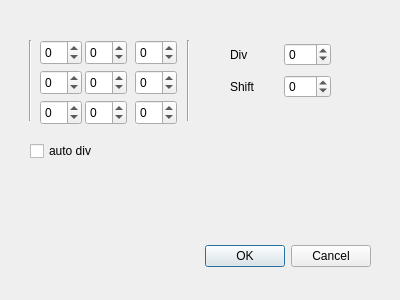
<?xml version="1.0" encoding="UTF-8"?>
<ui version="4.0">
 <class>matrixSetup</class>
 <widget class="QDialog" name="matrixSetup">
  <property name="geometry">
   <rect>
    <x>0</x>
    <y>0</y>
    <width>400</width>
    <height>300</height>
   </rect>
  </property>
  <property name="windowTitle">
   <string>Dialog</string>
  </property>
  <widget class="QDialogButtonBox" name="buttonBox">
   <property name="geometry">
    <rect>
     <x>30</x>
     <y>240</y>
     <width>341</width>
     <height>32</height>
    </rect>
   </property>
   <property name="orientation">
    <enum>Qt::Horizontal</enum>
   </property>
   <property name="standardButtons">
    <set>QDialogButtonBox::Cancel|QDialogButtonBox::Ok</set>
   </property>
  </widget>
  <widget class="QSpinBox" name="a00">
   <property name="geometry">
    <rect>
     <x>40</x>
     <y>40</y>
     <width>42</width>
     <height>25</height>
    </rect>
   </property>
   <property name="minimum">
    <number>-99</number>
   </property>
  </widget>
  <widget class="QSpinBox" name="a01">
   <property name="geometry">
    <rect>
     <x>85</x>
     <y>40</y>
     <width>42</width>
     <height>25</height>
    </rect>
   </property>
   <property name="minimum">
    <number>-99</number>
   </property>
  </widget>
  <widget class="QSpinBox" name="a02">
   <property name="geometry">
    <rect>
     <x>135</x>
     <y>40</y>
     <width>42</width>
     <height>25</height>
    </rect>
   </property>
   <property name="minimum">
    <number>-99</number>
   </property>
  </widget>
  <widget class="QSpinBox" name="a10">
   <property name="geometry">
    <rect>
     <x>40</x>
     <y>70</y>
     <width>42</width>
     <height>25</height>
    </rect>
   </property>
   <property name="minimum">
    <number>-99</number>
   </property>
  </widget>
  <widget class="QSpinBox" name="a11">
   <property name="geometry">
    <rect>
     <x>85</x>
     <y>70</y>
     <width>42</width>
     <height>25</height>
    </rect>
   </property>
   <property name="minimum">
    <number>-99</number>
   </property>
  </widget>
  <widget class="QSpinBox" name="a12">
   <property name="geometry">
    <rect>
     <x>135</x>
     <y>70</y>
     <width>42</width>
     <height>25</height>
    </rect>
   </property>
   <property name="minimum">
    <number>-99</number>
   </property>
  </widget>
  <widget class="QSpinBox" name="a20">
   <property name="geometry">
    <rect>
     <x>40</x>
     <y>100</y>
     <width>42</width>
     <height>25</height>
    </rect>
   </property>
   <property name="minimum">
    <number>-99</number>
   </property>
  </widget>
  <widget class="QSpinBox" name="a21">
   <property name="geometry">
    <rect>
     <x>85</x>
     <y>100</y>
     <width>42</width>
     <height>25</height>
    </rect>
   </property>
   <property name="minimum">
    <number>-99</number>
   </property>
  </widget>
  <widget class="QSpinBox" name="a22">
   <property name="geometry">
    <rect>
     <x>135</x>
     <y>100</y>
     <width>42</width>
     <height>25</height>
    </rect>
   </property>
   <property name="minimum">
    <number>-99</number>
   </property>
  </widget>
  <widget class="Line" name="line">
   <property name="geometry">
    <rect>
     <x>20</x>
     <y>40</y>
     <width>20</width>
     <height>81</height>
    </rect>
   </property>
   <property name="orientation">
    <enum>Qt::Vertical</enum>
   </property>
  </widget>
  <widget class="Line" name="line_2">
   <property name="geometry">
    <rect>
     <x>180</x>
     <y>40</y>
     <width>16</width>
     <height>81</height>
    </rect>
   </property>
   <property name="orientation">
    <enum>Qt::Vertical</enum>
   </property>
  </widget>
  <widget class="QWidget" name="gridLayoutWidget">
   <property name="geometry">
    <rect>
     <x>230</x>
     <y>40</y>
     <width>101</width>
     <height>61</height>
    </rect>
   </property>
   <layout class="QGridLayout" name="gridLayout">
    <item row="1" column="0">
     <widget class="QLabel" name="label_2">
      <property name="text">
       <string>Shift</string>
      </property>
     </widget>
    </item>
    <item row="0" column="0">
     <widget class="QLabel" name="label">
      <property name="text">
       <string>Div</string>
      </property>
     </widget>
    </item>
    <item row="0" column="1">
     <widget class="QSpinBox" name="div">
      <property name="minimum">
       <number>-99</number>
      </property>
     </widget>
    </item>
    <item row="1" column="1">
     <widget class="QSpinBox" name="shift">
      <property name="minimum">
       <number>-99</number>
      </property>
     </widget>
    </item>
   </layout>
  </widget>
  <widget class="QCheckBox" name="autoDiv">
   <property name="geometry">
    <rect>
     <x>30</x>
     <y>140</y>
     <width>86</width>
     <height>22</height>
    </rect>
   </property>
   <property name="text">
    <string>auto div</string>
   </property>
  </widget>
 </widget>
 <resources/>
 <connections>
  <connection>
   <sender>buttonBox</sender>
   <signal>accepted()</signal>
   <receiver>matrixSetup</receiver>
   <slot>accept()</slot>
   <hints>
    <hint type="sourcelabel">
     <x>248</x>
     <y>254</y>
    </hint>
    <hint type="destinationlabel">
     <x>157</x>
     <y>274</y>
    </hint>
   </hints>
  </connection>
  <connection>
   <sender>buttonBox</sender>
   <signal>rejected()</signal>
   <receiver>matrixSetup</receiver>
   <slot>reject()</slot>
   <hints>
    <hint type="sourcelabel">
     <x>316</x>
     <y>260</y>
    </hint>
    <hint type="destinationlabel">
     <x>286</x>
     <y>274</y>
    </hint>
   </hints>
  </connection>
 </connections>
</ui>
